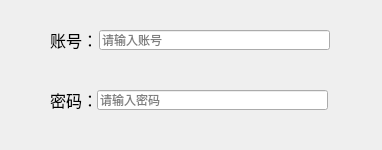
<?xml version="1.0" encoding="UTF-8"?>
<ui version="4.0">
 <class>MainWindow</class>
 <widget class="QMainWindow" name="MainWindow">
  <property name="geometry">
   <rect>
    <x>0</x>
    <y>0</y>
    <width>382</width>
    <height>150</height>
   </rect>
  </property>
  <property name="windowTitle">
   <string>QLineEdit单行文本框</string>
  </property>
  <widget class="QWidget" name="centralwidget">
   <widget class="QLabel" name="label">
    <property name="geometry">
     <rect>
      <x>50</x>
      <y>30</y>
      <width>41</width>
      <height>20</height>
     </rect>
    </property>
    <property name="font">
     <font>
      <pointsize>12</pointsize>
     </font>
    </property>
    <property name="text">
     <string>账号：</string>
    </property>
   </widget>
   <widget class="QLabel" name="label_2">
    <property name="geometry">
     <rect>
      <x>50</x>
      <y>90</y>
      <width>41</width>
      <height>20</height>
     </rect>
    </property>
    <property name="font">
     <font>
      <pointsize>12</pointsize>
     </font>
    </property>
    <property name="text">
     <string>密码：</string>
    </property>
   </widget>
   <widget class="QLineEdit" name="lineEdit">
    <property name="geometry">
     <rect>
      <x>99</x>
      <y>30</y>
      <width>231</width>
      <height>20</height>
     </rect>
    </property>
    <property name="font">
     <font>
      <pointsize>9</pointsize>
     </font>
    </property>
    <property name="placeholderText">
     <string>请输入账号</string>
    </property>
   </widget>
   <widget class="QLineEdit" name="lineEdit_2">
    <property name="geometry">
     <rect>
      <x>97</x>
      <y>90</y>
      <width>231</width>
      <height>20</height>
     </rect>
    </property>
    <property name="echoMode">
     <enum>QLineEdit::Password</enum>
    </property>
    <property name="placeholderText">
     <string>请输入密码</string>
    </property>
   </widget>
  </widget>
 </widget>
 <resources/>
 <connections/>
</ui>
